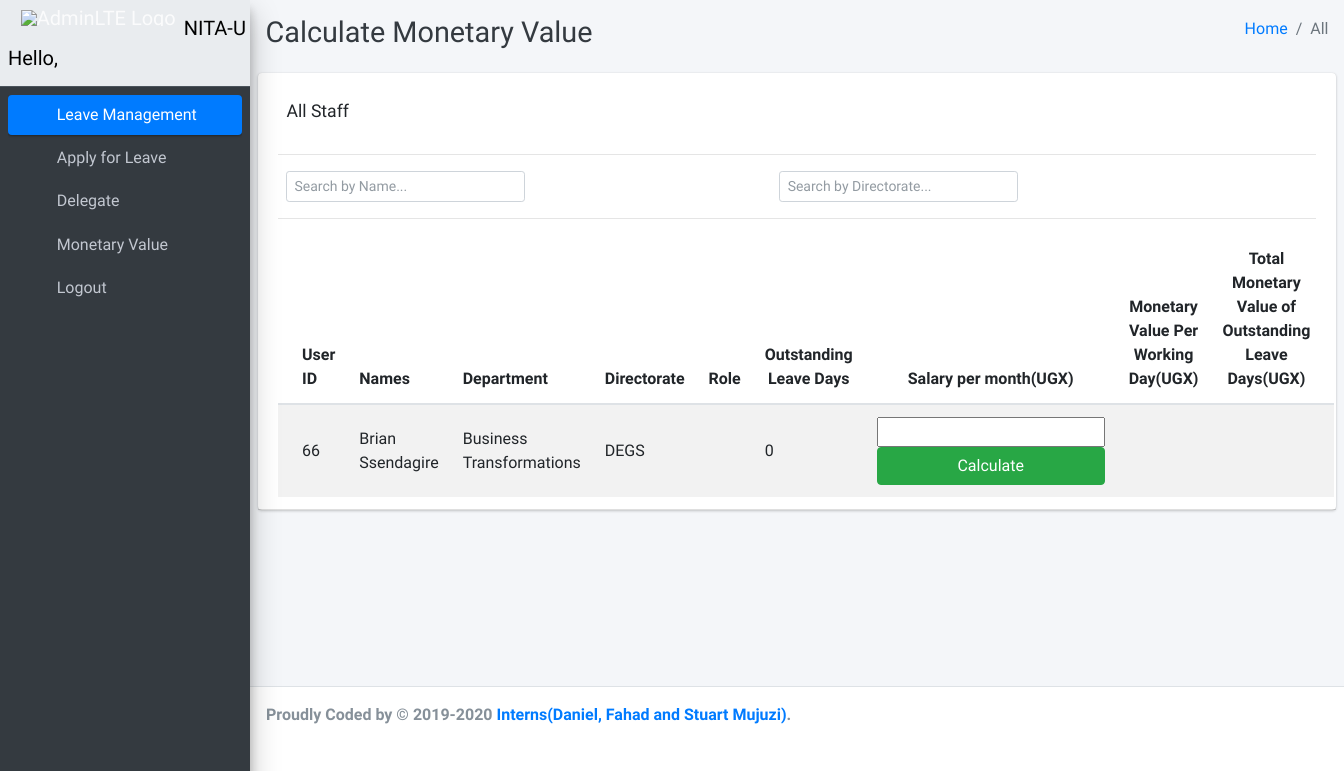
Screenshot of /adminDashboard/monetary_value_selected_employee/66/ with the database file from the repository.
### UsersAuth/models.py (models this page shows, shortened)
class Account(AbstractBaseUser, PermissionsMixin):
    email = models.EmailField(verbose_name="email", max_length=60, unique=True)
    first_name = models.CharField(max_length=200, null=False, blank=False)
    last_name = models.CharField(max_length=200, null=False, blank=False)
    department = models.CharField(max_length=1000, null=True, blank=True)
    directorate = models.CharField(max_length=1000, null=True, blank=True)
    role = models.CharField(max_length=200, null=False, blank=False, default='Employee') #There should be only one account with the role Executive Director
    slug = models.SlugField(blank= True, unique=True, default=uuid.uuid4)
    salary = models.IntegerField(null=False, default=0)
    OutstandingLeaveDays = models.IntegerField(null=False, default=0)
    date_joined = models.DateTimeField(verbose_name='date joined', auto_now_add=True)
    last_login = models.DateTimeField(verbose_name='last login', auto_now=True)
    is_line_manager = models.BooleanField(default=False)
    is_director = models.BooleanField(default=False)
    is_executive_director = models.BooleanField(default=False)
    is_admin = models.BooleanField(default=False)
    is_active = models.BooleanField(default=True)
    is_staff = models.BooleanField(default=False)
    is_superuser = models.BooleanField(default=False)
    start_of_month_tracker = models.DateTimeField(auto_now_add=True)
    USERNAME_FIELD = 'email'
    REQUIRED_FIELDS = ['first_name', 'last_name', 'department', 'directorate']
    objects = MyAccountManager()

### adminDashboard/views.py (the view, shortened to what this page needs)
# urls.py: path('monetary_value_selected_employee/<int:pk>/', views.MonetaryValueSelectedEmployee.as_view(), name="monetary_value_selected_employee"),
class MonetaryValueSelectedEmployee(ListView):
    template_name = "adminDashboard/leavemanagement/monetary_value_selected_employee.html"
    def get(self, request, *args, **kwargs):
        account_id = self.kwargs.get('pk')
        selected_employee = get_object_or_404(Account, pk=account_id)
        context = {}
        salary_form = SalaryForm()
        print(account_id)
        print(selected_employee.first_name)
        context['selected_employee'] = selected_employee
        context['salary_form'] = salary_form
        return render(request, self.template_name, context)

### adminDashboard/forms.py
class SalaryForm(forms.ModelForm):
    salary = forms.IntegerField()
    class Meta:
        model = Account
        fields = ['salary']

### adminDashboard/templates/adminDashboard/leavemanagement/monetary_value_selected_employee.html (shortened to what this page needs)
{% extends 'adminDashboard/base.html' %}
{% load static %}
{% block content %}
<div class="content-wrapper">
    <div class="content-header">
        <div class="container-fluid">
            <div class="row mb-2">
                <div class="col-sm-6">
                    <h1 class="m-0 text-dark">Calculate Monetary Value</h1>
                </div>
                <div class="col-sm-6">
                    <ol class="breadcrumb float-sm-right">
                        <li class="breadcrumb-item"><a href="{% url 'adminDashboard:pending' %}">Home</a></li>
                        <li class="breadcrumb-item active">All</li>
                    </ol>
                </div>
            </div>
        </div>
    </div>
    <section class="content">
        <div class="card">
            <div class="card-header">
               <div class="row  p-3">
                <p> <h3 class="card-title" style="padding-right: 20px;">All Staff</h3>   </p>
               </div>
               <hr>
                <div class="card-tools">
                    <button type="button" class="btn btn-tool" data-card-widget="collapse" data-toggle="tooltip"
                            title="Collapse">
                        <i class="fas fa-minus"></i></button>
                    <button type="button" class="btn btn-tool" data-card-widget="remove" data-toggle="tooltip"
                            title="Remove">
                        <i class="fas fa-times"></i></button>
                </div>
<div class="row">
    <div class=" col-md-6">
        <form class="form-inline ">
            <input class="form-control form-control-sm mr-3 w-50" type="text" id="searchName" onkeyup="findName()" class="searchBox" placeholder="Search by Name..."
            aria-label="Search">
            <i class="fas fa-search" aria-hidden="true"></i>
        </form>
    </div>
    <div class="col-md-6">
        <form class="form-inline ">
            <input type="text" id="searchDirectorate" onkeyup="findDirectorate()" class=" form-control form-control-sm mr-3 w-50" placeholder="Search by Directorate..." aria-label="Search">
            <i class="fas fa-search" aria-hidden="true"></i>
        </form>
    </div>
</div>
<hr>
            <div class="card-body p-0">
                <table class="table table-striped projects" id="myTable">
                    <thead>
                    <tr>
                        <th style="width: 5%">
                            User ID
                        </th>
                        <th style="width: 20%">
                            Names
                        </th>
                        <th style="width: 10%">
                            Department
                        </th>
                        <th style="width: 10%">
                            Directorate
                        </th>
                        <th>
                            Role
                        </th>
                        <th style="width: 8%" class="text-center">
                            Outstanding Leave Days
                        </th>
                        <th style="width: 8%" class="text-center">
                            Salary per month(UGX)
                        </th>
                        <th style="width: 8%" class="text-center">
                            Monetary Value Per Working Day(UGX)
                        </th>
                        <th style="width: 8%" class="text-center">
                            Total Monetary Value of Outstanding Leave Days(UGX)
                        </th>
                    </tr>
                    </thead>
                    <tbody>
                    <tr>
                        <td>
                            {{selected_employee.pk}}
                        </td>
                        <td>
                            <a>
                                {{selected_employee.first_name}} {{selected_employee.last_name}}
                            </a>
                        </td>
                        <td>
                            <ul class="list-inline">
                                <li class="list-inline-item">
                                    {{selected_employee.department}}
                                </li>
                            </ul>
                        </td>
                        <td>
                            <ul class="list-inline">
                                <li class="list-inline-item">
                                    {{selected_employee.directorate}}
                                </li>
                            </ul>
                        </td>
                        <td class="project_progress">
                        </td>
                        <td class="project_progress">
                            {{selected_employee.OutstandingLeaveDays}}
                        </td>
                        <td class="project_progress" style="width: 8%">
                                <form method="post">
                                {{salary_form.salary}}
                                <button type="submit" class=" btn btn-success btn-block">Calculate</button>
                                </form>
                        </td>
                        <td class="project_progress">
                        </td>
                        <td class="project_progress">
                        </td>
                    </tr>
                    </tbody>
                </table>
            </div>
        </div>
    </section>
</div>
{% endblock content %}

### rows the page displays
Account: pk "66", first_name "Brian", last_name "Ssendagire", department "Business Transformations", directorate "DEGS", OutstandingLeaveDays "0"
